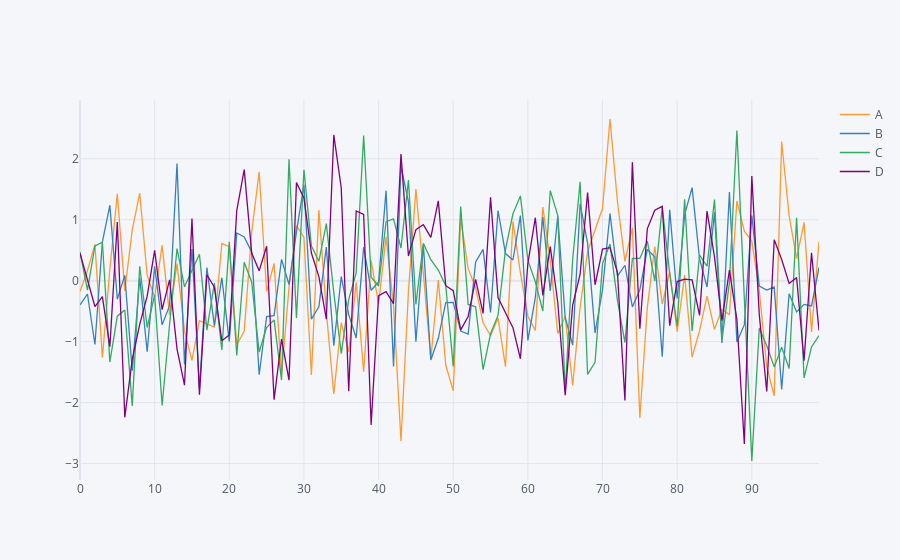

Here is the notebook cell this chart was saved with:
### Code cell
df_1.iplot() # i is placed infront of the plot function
# very interesting, any place you put a cursor in the histogram, will get a numerical value eg.(48,0.01)
#Can zoom the plot like  in the root histogram and by double clicking come back to the original condition
# Also in the top right there are so many tools that allow you to save the histogram or download the histogram
# actually these tools shows when the cursor is close to the top right corner
# can on  and  off the data for example do not like to see the data by 'D' just click the D(legend)
# in order to see the dT from the D column, double click the D(legend)again
